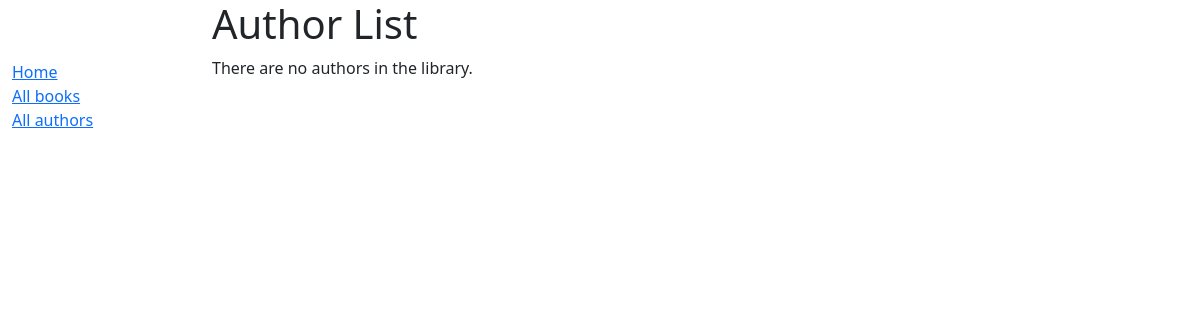
The app's page /catalog/authors/, older data.
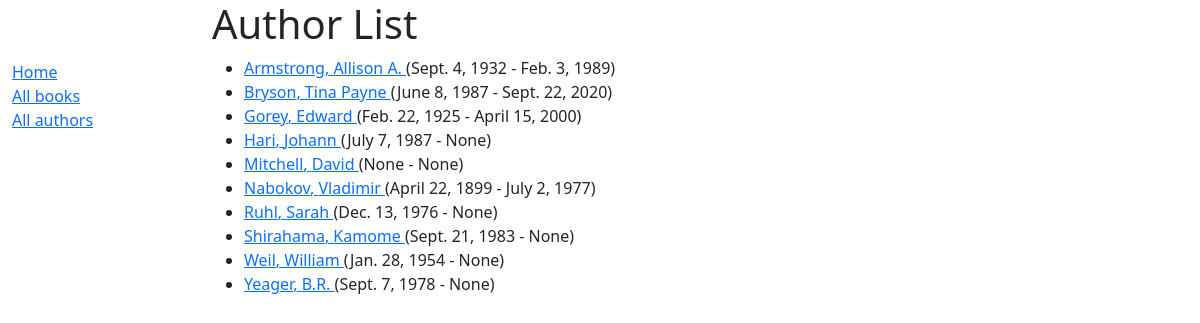
The same page, newer data.
### catalog/models.py (models this page shows, shortened)
class Author(models.Model):
    first_name = models.CharField(max_length=100)
    last_name = models.CharField(max_length=100)
    date_of_birth = models.DateField("Born", null=True, blank=True)
    date_of_death = models.DateField('Died', null=True, blank=True)
    nationality = models.CharField(max_length=200, blank=True)
    class Meta:
        ordering = ['last_name', 'first_name']
    def get_absolute_url(self):
        return reverse('author-detail', args=[str(self.id)])

### catalog/views.py (the view)
# urls.py: path('authors/', views.AuthorListView.as_view(), name='authors'),
class AuthorListView(generic.ListView):
    model = Author

### catalog/templates/catalog/author_list.html
{% extends "base_generic.html" %}
{% block content %}
  <h1>Author List</h1>
  {% if author_list %}
    <ul>
      {% for author in author_list %}
      <li>
        <a href="{{ author.get_absolute_url }}">{{ author.last_name }}, {{ author.first_name }} </a>
        ({{author.date_of_birth}} - {{ author.date_of_death }})
      </li>
      {% endfor %}
    </ul>
  {% else %}
    <p>There are no authors in the library.</p>
  {% endif %}
{% endblock %}

### catalog/templates/base_generic.html (shortened to what this page needs)
<!DOCTYPE html>
<html lang="en">
  <head>
    <link href="https://cdn.jsdelivr.net/npm/bootstrap@5.3.2/dist/css/bootstrap.min.css"
      rel="stylesheet"
>
    {% load static %}
    <link rel="stylesheet" href="{% static 'css/styles.css' %}" />
  </head>
  <body>
    <div class="container-fluid">
      <div class="row">
        <div class="col-sm-2">
          {% block sidebar %}
            <ul class="sidebar-nav">
              <li><a href="{% url 'index' %}">Home</a></li>
              <li><a href="{% url 'books' %}">All books</a></li>
              <li><a href="{% url 'authors' %}">All authors</a></li>
            </ul>
          {% endblock %}
        </div>
        <div class="col-sm-10 ">{% block content %}{% endblock %}
</div>
      </div>
    </div>
  </body>
</html>

### catalog/static/css/styles.css (style rules this page uses)
.sidebar-nav { margin-top: 60px; padding: 0; list-style: none; }

Row changes from the older to the newer data that the page shows:
added Author: last_name "Armstrong", first_name "Allison A.", date_of_birth "Sept. 4, 1932", date_of_death "Feb. 3, 1989"
added Author: last_name "Bryson", first_name "Tina Payne", date_of_birth "June 8, 1987", date_of_death "Sept. 22, 2020"
added Author: last_name "Gorey", first_name "Edward", date_of_birth "Feb. 22, 1925", date_of_death "April 15, 2000"
added Author: last_name "Hari", first_name "Johann", date_of_birth "July 7, 1987", date_of_death "None"
added Author: last_name "Mitchell", first_name "David", date_of_birth "None", date_of_death "None"
added Author: last_name "Nabokov", first_name "Vladimir", date_of_birth "April 22, 1899", date_of_death "July 2, 1977"
added Author: last_name "Ruhl", first_name "Sarah", date_of_birth "Dec. 13, 1976", date_of_death "None"
added Author: last_name "Shirahama", first_name "Kamome", date_of_birth "Sept. 21, 1983", date_of_death "None"
added Author: last_name "Weil", first_name "William", date_of_birth "Jan. 28, 1954", date_of_death "None"
added Author: last_name "Yeager", first_name "B.R.", date_of_birth "Sept. 7, 1978", date_of_death "None"
Text that changed along with them:
text no longer shown: "There are no authors in the library."
